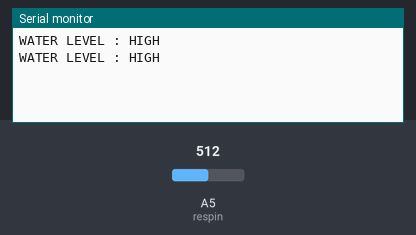
Recording of a sketch running on a simulated Arduino Uno, built with avr-gcc and run on an emulated ATmega328P. On the bench: the last lines printed to the serial monitor. Inputs (shaded band) come from the test bench; at power-on: A5 (respin) = 512.

Above: at 1.8 s.
1.9 s: A5 (respin) set to 348
At 2.8 s:
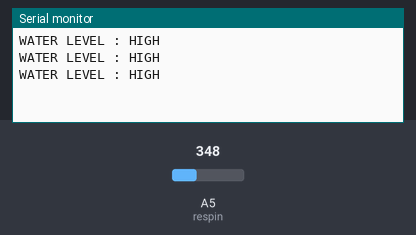
3.4 s: A5 (respin) set to 321
At 4.5 s:
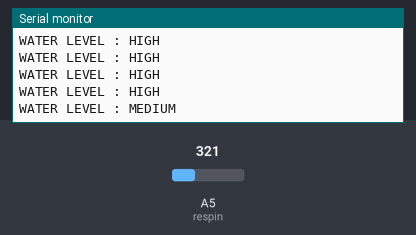
6.5 s: A5 (respin) set to 290
At 7.8 s:
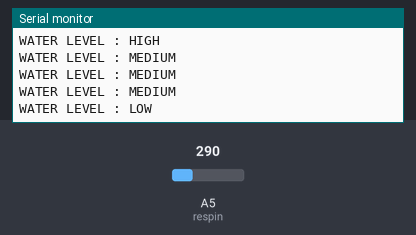
9.5 s: A5 (respin) set to 109
At 10.3 s:
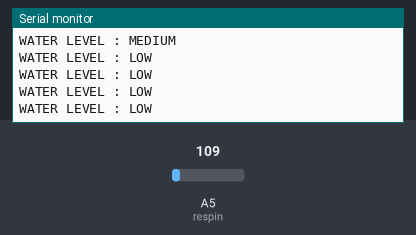
11.0 s: A5 (respin) set to 91
At 11.8 s:
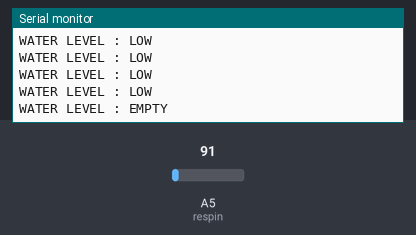

Measured:
- the behaviour switches between 331 and 330 on A5 (respin) (found by bisection; images 1 and 2)
- the behaviour switches between 301 and 300 on A5 (respin) (found by bisection; images 2 and 3)
- the behaviour switches between 101 and 100 on A5 (respin) (found by bisection; images 4 and 5)
- after the input at 3.4 s, the serial monitor: prints a new line after 0.60 s (image 2)
- after the input at 6.5 s, the serial monitor: prints a new line after 0.50 s (image 3)
- after the input at 11.0 s, the serial monitor: prints a new line at once (image 5)

The sketch:

Water_Level_Sensor.ino
```cpp
int resval = 0;
int respin = A5;

void setup() {
  Serial.begin(9600);

}

void loop() {
  resval = analogRead(respin);

    if (resval <= 100){
      Serial.println("WATER LEVEL : EMPTY");
    }
    else if (resval > 100 && resval <= 300 ){
        Serial.println("WATER LEVEL : LOW");
    }
     else if (resval > 300 && resval <= 330 ){
        Serial.println("WATER LEVEL : MEDIUM");
}
     else if (resval > 330){
        Serial.println("WATER LEVEL : HIGH");
     }
     delay(1000);
}
```
